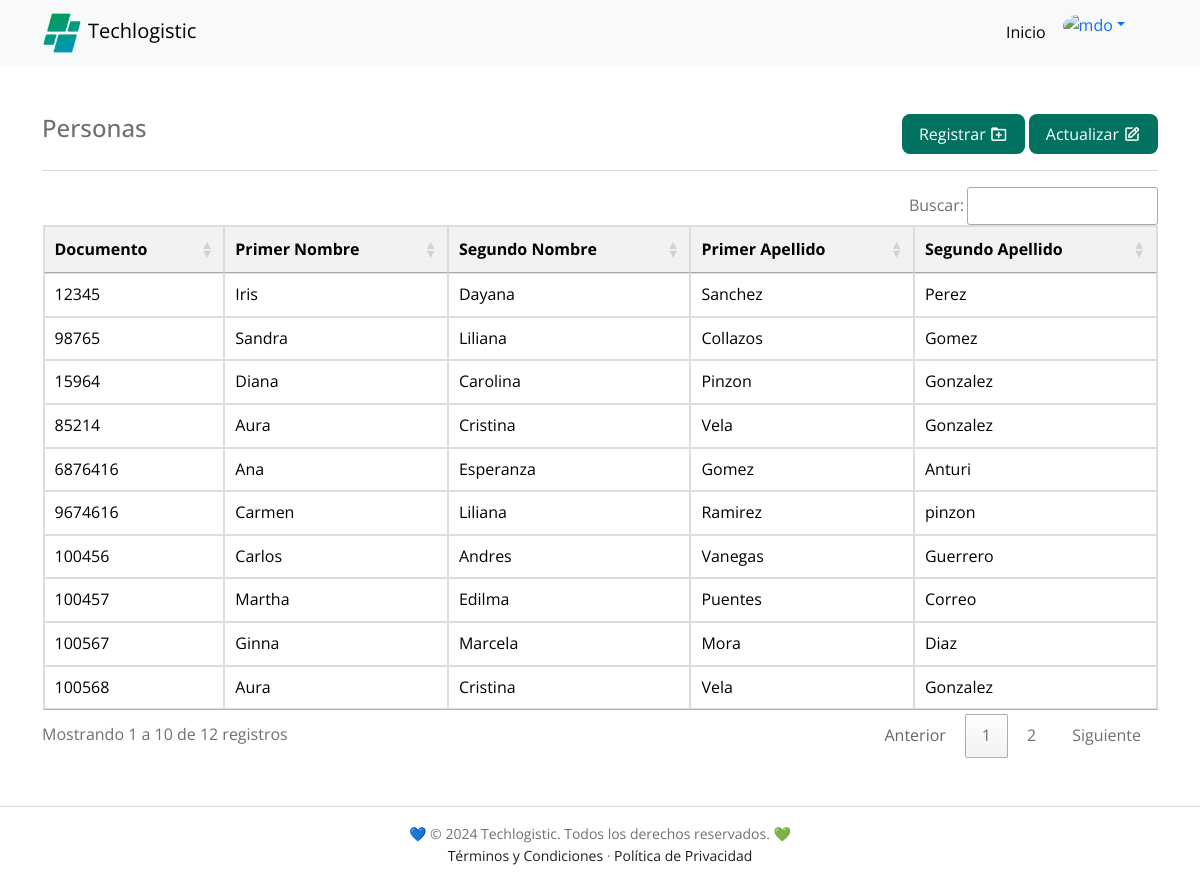
The page /PHP/personas.php on the database as committed earlier.
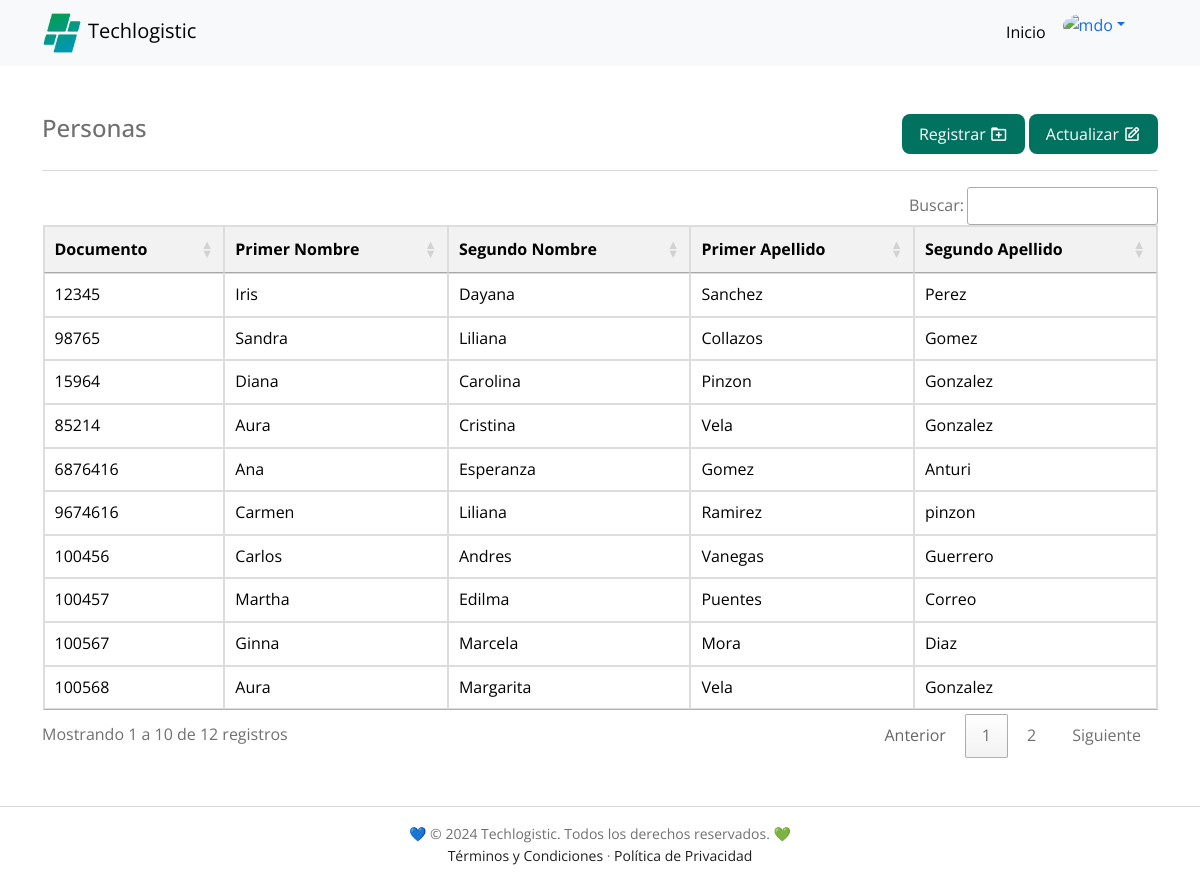
The same page on the database as committed later.
### tables this page shows
CREATE TABLE `personas` (
  `id_persona` int NOT NULL AUTO_INCREMENT,
  `no_documento` varchar(10) NOT NULL,
  `primer_nombre` varchar(30) NOT NULL,
  `segundo_nombre` varchar(30) DEFAULT NULL,
  `primer_apellido` varchar(30) NOT NULL,
  `segundo_apellido` varchar(30) DEFAULT NULL,
  PRIMARY KEY (`id_persona`),
  UNIQUE KEY `no_documento_UNIQUE` (`no_documento`)
);

### PHP/personas.php (the view, shortened to what this page needs)
<!DOCTYPE html>
<html lang="es">
<head>
    <link href='https://unpkg.com/boxicons@2.0.7/css/boxicons.min.css' rel='stylesheet'>
    <link href="https://cdn.jsdelivr.net/npm/bootstrap@5.3.0/dist/css/bootstrap.min.css" rel="stylesheet"
>
    <link rel="stylesheet" href="../HTML/styles/techlogistic.css">
    <link rel="stylesheet" type="text/css" href="https://cdn.datatables.net/1.11.5/css/jquery.dataTables.css">
    <link rel="stylesheet" type="text/css"
        href="https://cdn.datatables.net/buttons/2.0.1/css/buttons.dataTables.min.css">
</head>
<body class="vh-100">
    <nav class="navbar navbar-expand-lg bg-body-tertiary">
        <div class="container">
            <a href="indexdash.php" class="navbar-brand" title="Techlogistic"><img src="../images/favicon.png" alt=""
                    class="navigation__image">Techlogistic</a>
            <div class="collapse navbar-collapse" id="navbarNavDropdown">
                <ul class="navbar-nav ms-auto me-4 mb-2 mb-lg-0">
                    <li class="nav-item">
                        <a class="nav-link active" aria-current="page" href="indexdash.php">Inicio</a>
                    </li>
                    <li class="nav-item dropdown">
                        <div class="dropdown" role="group">
                            <a class="dropdown-toggle dropdown-toggle-split" data-bs-toggle="dropdown"
                                aria-expanded="false">
                                <img src="https://higinnamora.github.io/techlogistic/images/profile/profile.png"
                                    alt="mdo" class="rounded-circle" width="38" height="38" />
                            </a>
                        </div>
                    </li>
                </ul>
            </div>
        </div>
    </nav>
    <main class="container my-5 h-100">
        <div class="d-flex flex-column flex-md-row justify-content-between">
            <h4 class="text-md-start text-left">Personas</h4>
            <div class="actions-table">
                <div class="action-item">
                    <a class="button margin-left" aria-current="page" href="../HTML/sign-up.html">Registrar<i
                            class='bx bx-folder-plus icons-styles'></i></a>
                </div>
                <div class="action-item">
                    <a class="button margin-left" aria-current="page" href="actualizar_persona.php">Actualizar<i
                            class='bx bx-edit icons-styles'></i></a>
                </div>
            </div>
        </div>
        <hr>
        <div class="table-responsive">
            <?php
            include_once "conexion_a_la_DB.php";
            $sql = "SELECT * FROM personas;";
            echo '<table id="personas" style="color: black;" class="">
            <thead>
                <tr>
                    <th scope="scope" style="display: none;">Id</th>
                    <th scope="scope" >Documento</th>
                    <th scope="scope" >Primer Nombre</th>
                    <th scope="scope" >Segundo Nombre</th>
                    <th scope="scope" >Primer Apellido</th>
                    <th scope="scope" >Segundo Apellido</th>
                </tr>
            </thead>
            <tbody>';
            if ($rta = $conexion->query($sql)) {
                while ($row = $rta->fetch_assoc()) {
                    $id = $row["id_persona"];
                    $noDocumento = $row["no_documento"];
                    $primerNombre = $row["primer_nombre"];
                    $segundoNombre = $row["segundo_nombre"];
                    $primerApellido = $row["primer_apellido"];
                    $segundoApellido = $row["segundo_apellido"];
                    echo "
            <tr>
                <td style='display: none;'>$id</td>
                <td>$noDocumento</td>
                <td>$primerNombre</td>
                <td>$segundoNombre</td>
                <td>$primerApellido</td>
                <td>$segundoApellido</td>
            </tr>";
                }
                echo "</tbody></table>\n";
            }
            ?>
        </div>
    </main>
    <div class="copyright">
        <div class="bd-container">
            <p>💙 © 2024 Techlogistic. Todos los derechos reservados. 💚</p>
            <p><a href="../HTML/terminos-y-condiciones.html">Términos y Condiciones</a> · <a
                    href="../HTML/politica-de-privacidad.html">Política de Privacidad</a></p>
        </div>
    </div>
</body>
</html>

Rows that differ between the two databases and show on the page:
changed personas: segundo_nombre "Cristina" → "Margarita"
